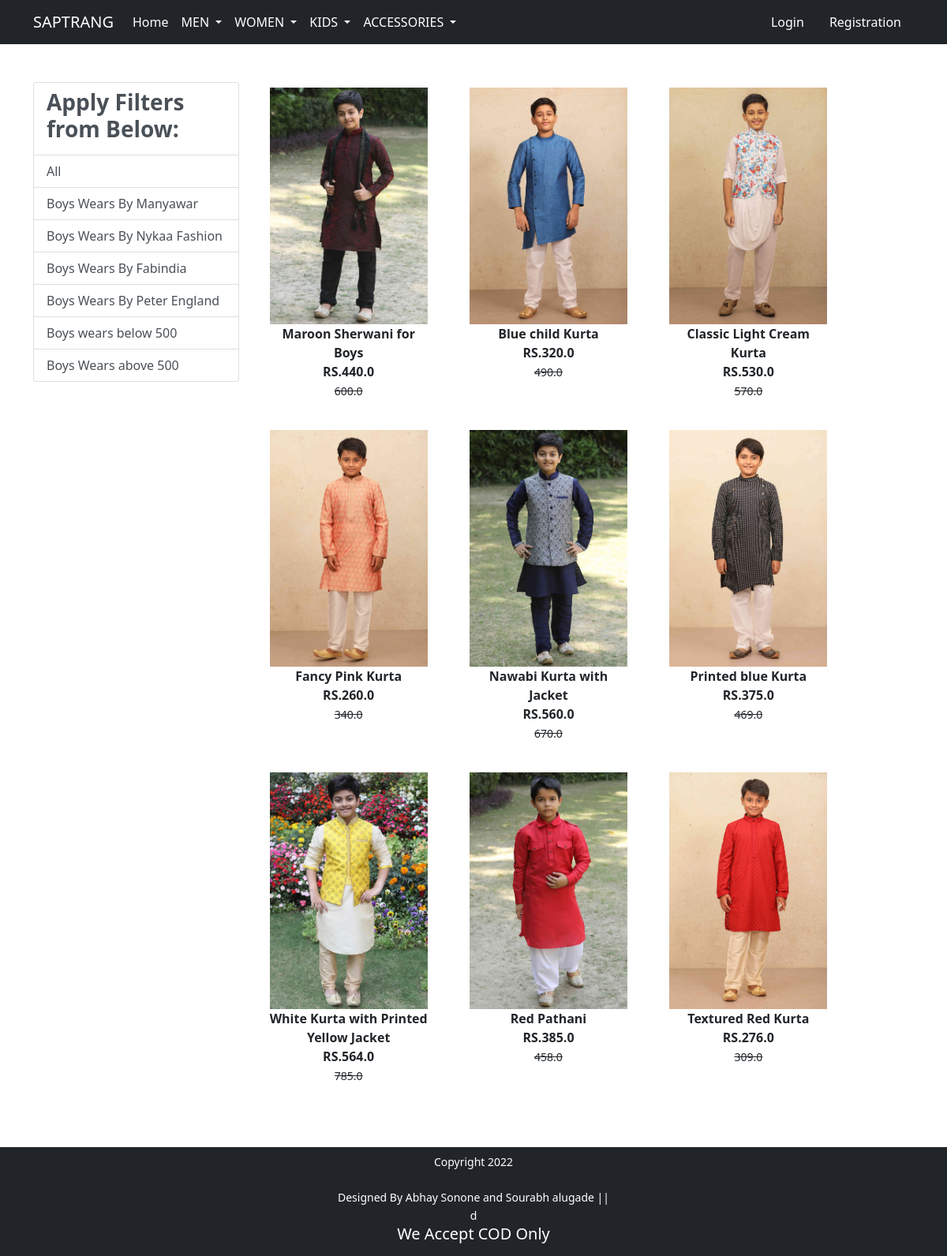
/boys/, run on the app's committed database.
### app/models.py (models this page shows, shortened)
class Product(models.Model):
    title =models.CharField(max_length=100)
    selling_price =models.FloatField()
    discounted_price = models.FloatField()
    description = models.TextField()
    brand = models.CharField(max_length=100)
    category= models.CharField(choices=CATEGORY_CHOICES,max_length=5)
    product_image = models.ImageField(upload_to ="productimg")

### app/views.py (the view)
# urls.py: path('boys/', views.boys, name='boys'),
def boys(request, data=None):
    totalitem=0
    if data == None:
        boys = Product.objects.filter(category='kb')
    elif data=='FabIndia' or data=='Manyawar' or data=='Nykaa_Fashion' or data=='Peter_England':
        boys = Product.objects.filter(category='kb').filter(brand=data)
    elif data=='below':
        boys=Product.objects.filter(category='kb').filter(discounted_price__lt=500)
    elif data=='above':
        boys=Product.objects.filter(category='kb').filter(discounted_price__gt=500)
    if request.user.is_authenticated:
         totalitem= len(Cart.objects.filter(user=request.user))
    return render(request, 'app/boys.html',{'boys':boys,'totalitem':totalitem})

### app/templates/app/boys.html (shortened to what this page needs)
{% extends 'app/base.html' %}
{% load static %}
{% block main-content %}
<body>
<div class="container my-5">
 <div class="row">
  <div class="col-sm-3">
    <div class="list-group">
        <a href="#" class="list-group-item
         list-group-item-action" aria-current="true" ><h3 class="fw-bold">Apply Filters from Below:</h3></a>
        <a href="{% url 'boys' %}" class="list-group-item
         list-group-item-action" aria-current="true">All</a>
         <a href="{% url 'boysdata' 'Manyawar' %}" class="list-group-item
         list-group-item-action" aria-current="true">Boys Wears By Manyawar</a>
         <a href="{% url 'boysdata' 'Nykaa_Fashion' %}" class="list-group-item
         list-group-item-action" aria-current="true">Boys Wears By Nykaa Fashion</a>
         <a href="{% url 'boysdata' 'FabIndia' %}" class="list-group-item
         list-group-item-action" aria-current="true">Boys Wears By Fabindia</a>
         <a href="{% url 'boysdata' 'Peter_England' %}" class="list-group-item
         list-group-item-action" aria-current="true">Boys Wears By Peter England</a>
         <a href="{% url 'boysdata' 'below' %}" class="list-group-item
         list-group-item-action" aria-current="true">Boys wears below 500</a>
         <a href="{% url 'boysdata' 'above' %}" class="list-group-item
         list-group-item-action" aria-current="true">Boys Wears above 500</a>
    </div>
  </div>
  <div class="col-sm-8">
      <div class="row">
          {% for product in boys %}
           <div class="col-sm-4 text-center mb-4">
               <a href="{% url 'product-detail' product.id %}" class="btn">
                   <div class="item">
                       <img src="{{product.product_image.url}}" alt="" height="300" class="">
                       <div class="fw-bold">{{product.description}}</div>
                       <div class="fw-bold">RS.{{product.discounted_price}}</div>
                       <small class="fw-light text-decoration-line-through">{{product.selling_price}}</small>
                   </div>
                </a>
            </div>
            {% endfor %}
        </div>
  </div>
 </div>
</div>
</body>
{% endblock main-content %}

### data on the page
Product: product_image (picture), description "Maroon Sherwani for Boys", discounted_price "440.0", selling_price "600.0"
Product: product_image (picture), description "Blue child Kurta", discounted_price "320.0", selling_price "490.0"
Product: product_image (picture), description "Classic Light Cream Kurta", discounted_price "530.0", selling_price "570.0"
Product: product_image (picture), description "Fancy Pink Kurta", discounted_price "260.0", selling_price "340.0"
Product: product_image (picture), description "Nawabi Kurta with Jacket", discounted_price "560.0", selling_price "670.0"
Product: product_image (picture), description "Printed blue Kurta", discounted_price "375.0", selling_price "469.0"
Product: product_image (picture), description "White Kurta with Printed Yellow Jacket", discounted_price "564.0", selling_price "785.0"
Product: product_image (picture), description "Red Pathani", discounted_price "385.0", selling_price "458.0"
Product: product_image (picture), description "Textured Red Kurta", discounted_price "276.0", selling_price "309.0"
